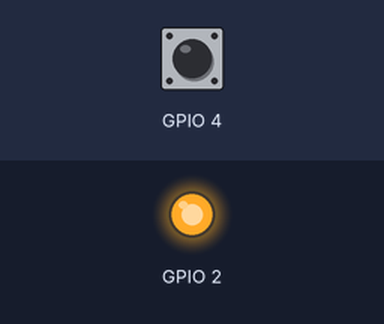
Bench run of a program on a simulated ESP8266 board running MicroPython. Parts: output pins drawn as LEDs (lit = HIGH). The inputs (shaded band) are chosen by the test bench; at power-on: GPIO 4 HIGH. Random numbers come from a fixed seed; what the program prints to the serial console is not drawn.

Above: at 1.2 s.
1.3 s: GPIO 4 pulled LOW for 0.15 s
At 1.37 s:
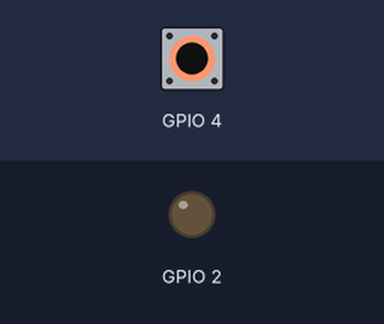
2.9 s: GPIO 4 pulled LOW for 3.2 s
At 7.3 s:
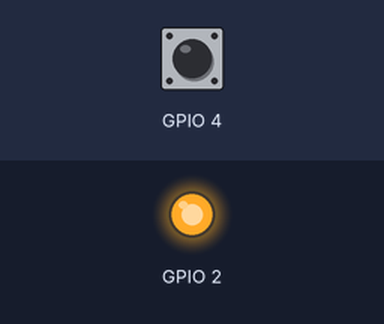
Timing chart, 0 to 8.8 s (numbered marks = the images above; inputs shaded):
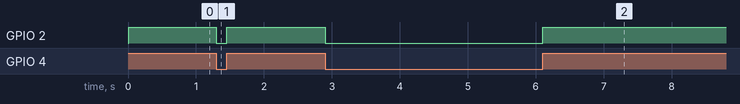

Measured:
- after the input at 1.3 s, GPIO 2: HIGH → LOW at once, → HIGH 0.15 s later
- after the input at 2.9 s, GPIO 2: HIGH → LOW at once, → HIGH 3.2 s later

The program:

main.py
```python
#!/usr/bin/env python3

"""
ver 0.7.9.95 robot modelled in objects. Introducing him here.
"""

# import logging

from gingermicrorobot import GingerMicroRobot as Ginger
from dcdrive import DCDrive as DCDrive
from servomotor import ServoMotor as Servo
from hallsensordigital import HallSensorDigital as Hall
from led import Led as Led


def main():
    # Ginger robot pin out
    # servo_direction = machine.PWM(machine.Pin(12), freq=50)
    # servo_head_x = machine.PWM(machine.Pin(14), freq=50)
    # servo_hand_y = machine.PWM(machine.Pin(13), freq=50)
    # servo_catch = machine.PWM(machine.Pin(15), freq=50)

    ginger = Ginger(
        motor=DCDrive(
            name='motor',
            letter='A'
        ),
        servo_direction=Servo(
            name='servo_dir',
            pin=12
        ),
        servo_head_x=Servo(
            name='servo_head_x',
            pin=14
        ),
        servo_hand_y=Servo(
            name='servo_hand_y',
            pin=13
        ),
        servo_catch=Servo(
            name='servo_catch',
            pin=15
        ),
        sensor_hall=Hall(
            pin=4
        ),
        led=Led(
            name='led',
            pin=2,
        )

    )

    # print(ginger)
    # print(dir(ginger.motor))
    # print(ginger.motor.echo())
    # print(ginger.motor.echo(71))
    # print(ginger.motor.duty(71))
    # print(ginger.motor.echo('string71'))
    #
    # print(ginger.servo_catch.echo())
    # print(ginger.servo_catch.echo(72))
    # print(ginger.servo_catch.duty(72))
    # print(ginger.servo_catch.echo('string 72'))
    # print(ginger.servo_catch.duty('string 72'))  # duty should be int or float
    # print(ginger.sensor_hall.sensor)
    # print(ginger.led.light)
    print('--test--')

    # for i in range(50):
    while True:
        if ginger.sensor_hall.hall() == 0:
            ginger.led.light = 0
        else:
            ginger.led.light = 1

        print('sensor:{}, light:{}'.format(
            ginger.sensor_hall.sensor,
            ginger.led.light
        ))


if __name__ == "__main__":
    print(
        'Here I am'
    )

    main()
```

gingermicrorobot.py
```python
#!/usr/bin/env python3

from dcdrive import DCDrive as dcdrive
from servomotor import ServoMotor as servo

class GingerMicroRobot:
    print('INFO: class {} running'.format(
        'GingerMicroRobot')
    )

    # def __init__(self, **args):
    #     # # counter to display
    #     # counter = 0
    #     #
    #     # for arg in args:
    #     #     print('DBG: counter:{}'.format(counter))
    #     #     print(self, self.__dir__())
    #     #     print(arg)
    #     #     self.arg = arg
    #     #     counter += 1
    #
    #     self.__dict__.update(args)
    #     self.__dict__.update(locals())
    #     del self.self

    # def setAllWithKwArgs(self, **kwargs):
    def __init__(self, **kwargs):
        for key, value in kwargs.items():
            setattr(self, key, value)

    def __str__(self):
        for item in self.__dict__:
            print(item,
                  self.__dict__[item],
                  type(self.__dict__[item]),
                  self.__dict__[item].__class__.__name__
                  )
        return 'this, of course ))'

def main():
    print('yessssss main!')
    # dc_a = dcdrive('FFRR', 'A')
    # servo_catch = servo('Catch', 12)

    ginger = GingerMicroRobot(
        dc_a = dcdrive('FFRR', 'A'),
        servo_catch = servo('catch', 12),
        servo_hand_turn = servo('hand_turn', 13),
    )
    print(ginger)
    print('----')
    print('using dot notation with Robot instance')
    print(ginger.dc_a.brrr())
    print(ginger.servo_catch.brrr())
    print(ginger.dc_a.brv('motorrrr'))
    print(ginger.servo_catch.brv(13))
    print(ginger.servo_hand_turn.brv(33))

    # TODO separate gingermicrorobot from its instance and make gingermicrorobot pure class
    #   ... delete import dcdrive and servodrive from this file
    #   ... play with 3 (as far) imports elsewhere


if __name__ == '__main__':
    print('DBG: __main__ running')
    main()
    print('DBG: __main__ quit')
```

dcdrive.py
```python
class DCDrive:
    """
    DC drive.

    Definitions for DC drive connected to
    MotorShield (with H-bridge)
    driven by ESP8266.
    """
    print('INFO: class {} running'.format(
        'dcdrive.DCDrive')
    )

    def __init__(self, name, letter, reverse=False):
        self.name = name
        self.letter = letter
        self.reverse = reverse
        print('INFO: {} initialized'.format(
            self.__class__.__name__)
        )

    def __str__(self):
        return 'INFO: object: {}\n' \
               '       class: {}\n' \
               '        name: {}\n' \
               '      letter: {}' \
            .format(self.__dict__,
                    self.__class__.__name__,
                    self.name,
                    self.letter)

    def echo(self, *args):
        return 'motor echo ok' + str(args)

        # duty should be int or float
    def duty(self, *args):
        return 'motor reporting duty' + str(args)
```

servomotor.py
```python
class ServoMotor:
    """
    Power Width Modulation drive.

    Definitions for PWM drive connected to
    MotorShield (with H-bridge)
    driven by ESP8266.
    """
    print('INFO: class {} running'.format(
        'servomotor.ServoMotor')
    )

    def __init__(self, name, pin, reverse=False):
        self.name = name
        self.pin = pin
        self.reverse = reverse
        print('INFO: {} initialized'.format(
            self.__class__.__name__)
        )

    def __str__(self):
        return 'INFO: object: {}\n' \
               '       class: {}\n' \
               '        name: {}\n' \
               '         pin: {}' \
            .format(self.__dict__,
                    self.__class__.__name__,
                    self.name,
                    str(self.pin))

    def echo(self, *args):
        return 'pwm reply ok ' + str(args)

    # duty should be int or float
    def duty(self, *args):
        return 'pwm reporting duty' + str(args)
```

hallsensordigital.py
```python
class HallSensorDigital:
    """
    Hall Sensor
     for type A3144 or KY-003
     attached to GPIO (digital, D3 default),
     with wrap for desktop testing.

     See:
     https://tkkrlab.nl/wiki/Arduino_KY-003_Hall_magnetic_sensor_module

     :return sensor value 1 - no magnet
                          0 - feel magnet
                           (in my case about 3mm(1/10 in))

    Usage:
        hsd = HallSensorDigital()
        print(hsd.sensor)

        hsd5 = HallSensorDigital(pin=5)
        print(hsd5.sensor)
        >>
        1
        1
        ...
        outputs will be
        0 or 1
        0 or 1

    Status: still in draft, getter-setter ...

    """
    def __init__(self, sensor=1, pin=3):
        self.sensor = sensor
        self.pin = pin

    @property
    def sensor(self):

        # print('DBG: Hall sensor is probing @pr')

        try:
            import machine
            pin_sensor = machine.Pin(0, machine.Pin.IN, machine.Pin.PULL_UP)
            self.__sensor = pin_sensor.value()

        except ImportError:
            import random
            self.__sensor = random.randint(0, 1)

        return self.__sensor

    # do this really necessary?
    @sensor.setter
    def sensor(self, sensor):

        print('DBG: Hall sensor is probing')

        try:
            import machine
            pin_sensor = machine.Pin(0, machine.Pin.IN, machine.Pin.PULL_UP)
            self.__sensor = pin_sensor.value()

        except ImportError:
            import random
            self.__sensor = random.randint(0, 1)

    def hall(self):
        print('DBG: Hall sensor is probing in hall()')

        try:
            import machine
            pin_sensor = machine.Pin(self.pin, machine.Pin.IN, machine.Pin.PULL_UP)
            # p4 = Pin(4, Pin.IN, Pin.PULL_UP)

            return pin_sensor.value()

        except ImportError:
            import random
            return random.randint(0, 1)

#
# hsd5 = HallSensorDigital(pin=5)
# print(hsd5.hall())
# print(hsd5.hall())
# print(hsd5.hall())
# print(hsd5.hall())
# print(hsd5.hall())
# print(hsd5.hall())
```

led.py
```python
class Led:
    """
    LED
     attached to GPIO (digital, D3 default),
     with wrap for desktop testing.

     :return LED value 1 - lighting
                       0 - LED is switched off

    Default used pin in 2 that is onboard blue led.

    Usage:
        #
        l = Led(light=0, pin=2)
        print('led: {}\nlight: {}'.format(l, l.light))

        l.light = 1
        print('led: {}\nlight: {}'.format(l, l.light))

        led2 = Led(name='Second LED', light=1, pin=4)
        print(led2)
        led2.light = 0
        print(led2)
        print(led2.light)

        >>
        led: INFO: object: {'_light': 0, 'pin': 2, 'name': 'led'}
               class: Led
                name: led
                 pin: 2
               light: 0
        light: 0
        led: INFO: object: {'_light': 1, 'pin': 2, 'name': 'led'}
               class: Led
                name: led
                 pin: 2
               light: 1
        light: 1
        INFO: object: {'_light': 1, 'pin': 4, 'name': 'Second LED'}
               class: Led
                name: Second LED
                 pin: 4
               light: 1
        INFO: object: {'_light': 0, 'pin': 4, 'name': 'Second LED'}
               class: Led
                name: Second LED
                 pin: 4
               light: 0
        0

    """
    def __init__(self, name='led', light=0, pin=2):
        self.name = name
        self._light = light
        self.pin = pin

    # def __repr__(self):
    #     return 'LED at pin: {}, light: {}'.format(
    #         self.pin,
    #         self.light,
    #     )

    def __str__(self):
        return 'INFO: object: {}\n' \
               '       class: {}\n' \
               '        name: {}\n' \
               '         pin: {}\n' \
               '       light: {}' \
            .format(self.__dict__,
                    self.__class__.__name__,
                    self.name,
                    self.pin,
                    self.light)

    @property
    def light(self):
        return self._light

    @light.setter
    def light(self, value):
        try:
            import machine
            pin_light = machine.Pin(self.pin, machine.Pin.OUT)
            # l2 = Pin(2, Pin.OUT)
            if self.light == 0:
                pin_light.off()
            else:
                pin_light.on()
            self._light = value

        except ImportError:
            self._light = value


# l = Led(light=0, pin=2)
# print('led: {}\nlight: {}'.format(l, l.light))
#
# l.light = 1
# print('led: {}\nlight: {}'.format(l, l.light))
#
# led2 = Led(name='Second LED', light=1, pin=4)
# print(led2)
# led2.light = 0
# print(led2)
# print(led2.light)
```
